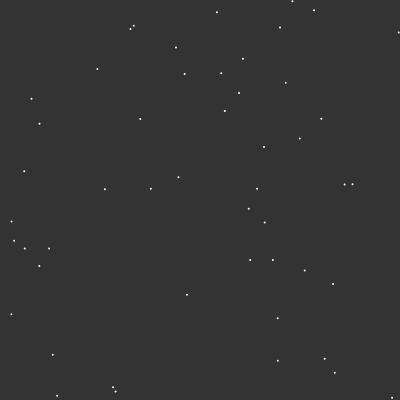
Frame 1 (no input)
Frame 60 (no input): identical to frame 1, image omitted
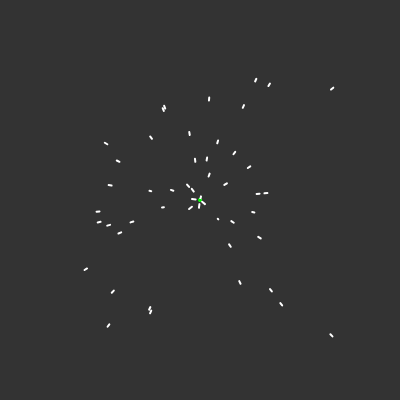
Frame 120 (the mouse pressed at the canvas centre since frame 60)

The p5.js sketch that drew these frames (run headless with seeded random() and noise() and a simulated clock; from frame 60 on, the mouse is pressed at the canvas centre):

// p5.js sketch
// ── sketch.js
var attractors = [];
var particles = [];

function setup() {
	createCanvas(400, 400);
	for (var i = 0; i < 50; i += 1) {
		particles.push(new Particle(random(width), random(height)));
		//particles.push(new Particle(width / 2, height / 2));
	}

}

function mousePressed() {
	attractors.push(createVector(mouseX, mouseY));
}

function draw() {
	background(51);
	stroke(255);
	strokeWeight(4);
	for (var i = 0; i < particles.length; i += 1) {
		for (var j = 0; j < attractors.length; j += 1) {
			stroke(0, 255, 0);
			point(attractors[j].x, attractors[j].y);
			particles[i].attract(attractors[j]);
		}
		particles[i].update();
		particles[i].show();
	}

}

// ── particle.js
function Particle(x, y) {
  this.pos = createVector(x, y);
  this.prev = createVector(x, y);
  //this.vel = p5.Vector.random2D();
  this.vel = createVector();
  //this.vel.setMag(random(2, 5));
  this.accel = createVector(0, 0);

  this.update = function() {
    this.pos.add(this.vel);
    this.vel.add(this.accel);
    this.accel.mult(0);
  }

  this.show = function() {
    //stroke(255, 15);
    stroke(255);
    strokeWeight(2);
    line(this.pos.x, this.pos.y, this.prev.x, this.prev.y);
    this.prev.x = this.pos.x;
    this.prev.y = this.pos.y
  }

  this.attract = function(target) {
    var force = p5.Vector.sub(target, this.pos);
    var distanceSquared = force.mag();
    distanceSquared = constrain(distanceSquared, 5, 50);
    var G = 2.5;
    var strength = G / distanceSquared;
    force.setMag(strength);
    this.accel.add(force);
  }
}
